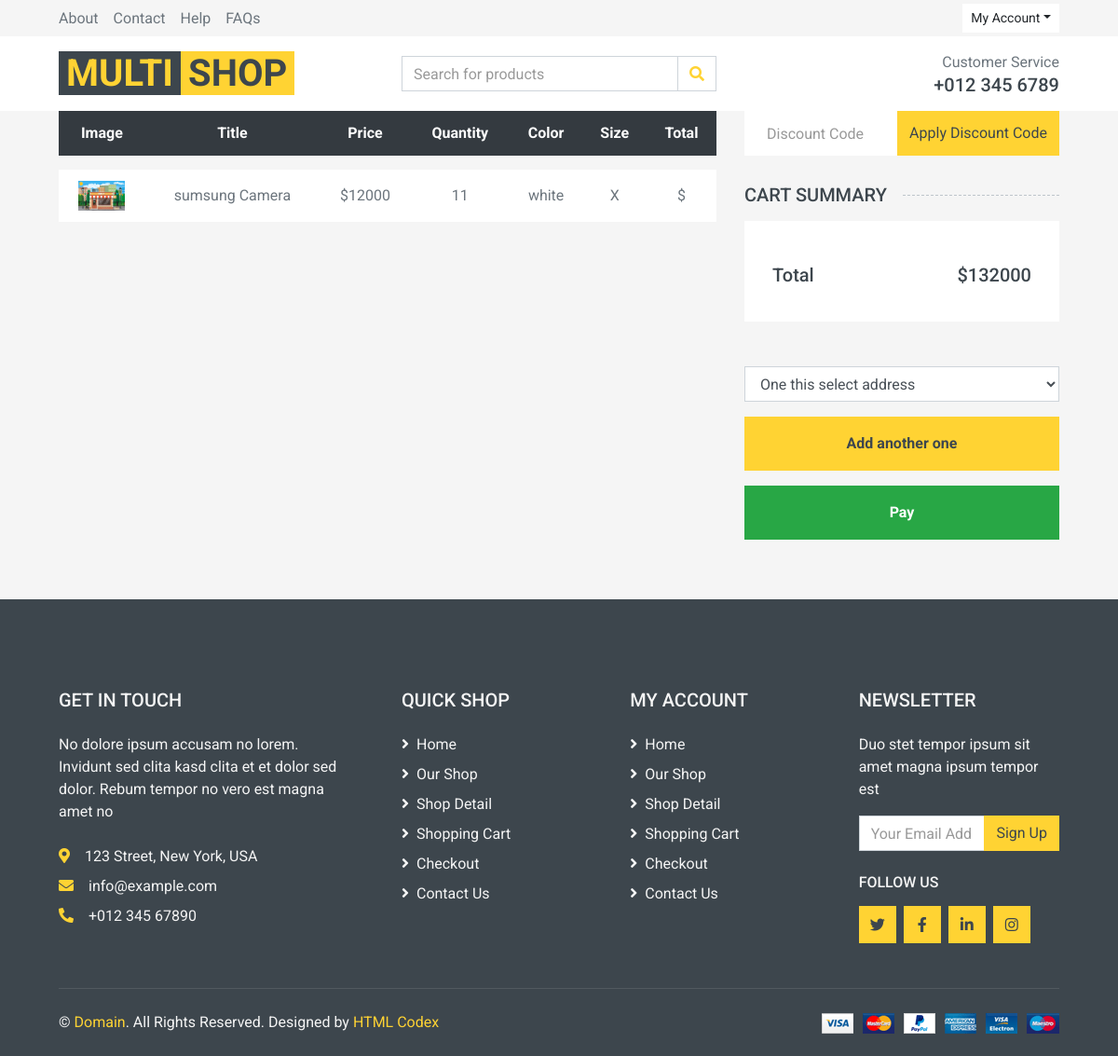
Screenshot of /cart/order/17 (signed in) with the database file from the repository.
### cart/models.py (models this page shows)
class OrderItem(models.Model):
    order=models.ForeignKey(Order,on_delete=models.CASCADE, related_name='items')
    product=models.ForeignKey(Product,on_delete=models.CASCADE, related_name='items')
    size=models.CharField(max_length=10)
    color=models.CharField(max_length=10)
    price=models.PositiveIntegerField()
    quantity=models.SmallIntegerField()

class Order(models.Model):
    user=models.ForeignKey(User,on_delete=models.CASCADE,related_name='orders')
    total_price=models.IntegerField(default=0)
    created_at=models.DateTimeField(auto_now_add=True)
    is_paid=models.BooleanField(default=False)
    address=models.TextField(blank=True,null=True)

### product/models.py (models this page shows, shortened)
class Product(models.Model):
    category=models.ManyToManyField(Category,related_name='products')
    title=models.CharField(max_length=30)
    description=models.TextField()
    price=models.IntegerField()
    discount=models.IntegerField()
    image=models.ImageField(upload_to='products')
    size=models.ManyToManyField(Size, null=True, blank=True, related_name='products')
    color=models.ManyToManyField(Color, related_name='products')

### cart/views.py (the view)
# urls.py: path('order/<int:pk>', views.OrderDetailView.as_view(), name='order_detail'),
class OrderDetailView(LoginRequiredMixin,View):
    def get(self,request,pk):
        order = get_object_or_404(Order,id=pk)
        return render(request, 'cart/order_detail.html', {'order': order})

### cart/templates/cart/order_detail.html (shortened to what this page needs)
{% extends 'base.html' %}
{% load static %}
{% block main %}
    <div class="container-fluid">
        <div class="row px-xl-5">
            <div class="col-lg-8 table-responsive mb-5">
                <table class="table table-light table-borderless table-hover text-center mb-0">
                    <thead class="thead-dark">
                    <tr>
                        <th>Image</th>
                        <th>Title</th>
                        <th>Price</th>
                        <th>Quantity</th>
                        <th>Color</th>
                        <th>Size</th>
                        <th>Total</th>
                    </tr>
                    </thead>
                    <tbody class="align-middle">
                    {% for item in order.items.all %}
                        <tr>
                            <td class="align-middle"><img src="{{ item.product.image.url }}" alt=""
                                                          style="width: 50px;"></td>
                            <td class="align-middle">{{ item.product.title }}</td>
                            <td class="align-middle">${{ item.price }}</td>
                            <td class="align-middle">{{ item.quantity }}</td>
                            <td class="align-middle">{{ item.color }}</td>
                            <td class="align-middle">{{ item.size }}</td>
                            <td class="align-middle">${{ item.total }}</td>
                        </tr>
                    {% endfor %}
                    </tbody>
                </table>
            </div>
            <div class="col-lg-4">
                <form class="mb-30" method="post" action="{% url 'cart:apply_discount' order.id %}">
                    <div class="input-group">
                        <input type="text" name="discount_code" class="form-control border-0 p-4"
                               placeholder="Discount Code">
                        <div class="input-group-append">
                            <button type="submit"  class="btn btn-primary">Apply Discount Code</button>
                        </div>
                    </div>
                </form>
                <h5 class="section-title position-relative text-uppercase mb-3"><span class="bg-secondary pr-3">Cart Summary</span>
                </h5>
                <div class="bg-light p-30 mb-5">
                    <div class="pt-2">
                        <div class="d-flex justify-content-between mt-2">
                            <h5>Total</h5>
                            <h5>${{ order.total_price }}</h5>
                        </div>
                    </div>
                </div>
                {% if request.user.addresses.all %}
                    <form action="{% url 'cart:send_request' order.id %}" method="post">
                        <select name="address" class="form-control">
                            <option selected>One this select address</option>
                        </select>
                        <a href="{% url 'account:add_address' %}?next={% url 'cart:order_detail' order.id %}"
                           class="btn btn-block btn-primary font-weight-bold my-3 py-3">Add another one</a>
                        <button type="submit" class="btn btn-block btn-success font-weight-bold my-3 py-3">Pay</button>
                    </form>
                {% else %}
                    <a href="{% url 'account:add_address' %}?next={% url 'cart:order_detail' order.id %}"
                       class="btn btn-block btn-primary font-weight-bold my-3 py-3">You don't have any address,Add
                        one</a>
                {% endif %}
            </div>
        </div>
    </div>
{% endblock %}

### rows the page displays
OrderItem: product.image (picture), product "sumsung Camera", price "12000", quantity "11", color "white", size "X"
Order: total_price "132000"
